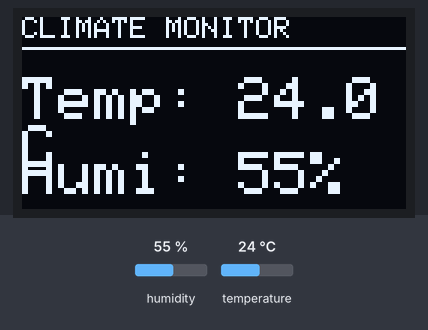
This sketch was run on a simulated Arduino Uno, built with avr-gcc and run on an emulated ATmega328P. On the bench: 128×64 one-colour display. The test bench sets the inputs (shaded band); at power-on: humidity 55 %, temperature 24 °C.

Above: at 4.9 s.
5.0 s: humidity set to 22 %
At 7.2 s:
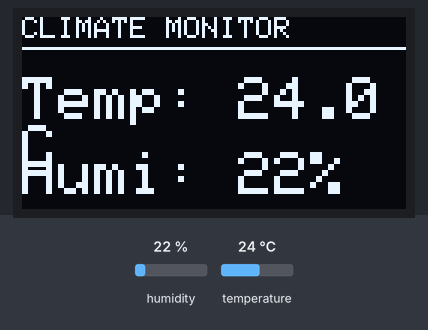
8.0 s: temperature set to 12 °C
At 9.5 s:
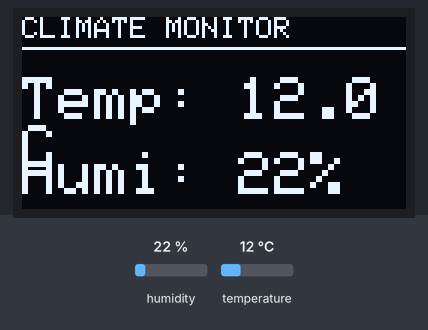
11.0 s: humidity set to 40 %
At 12.9 s:
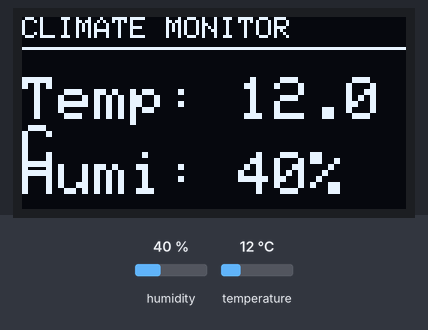
14.0 s: temperature set to 19 °C
At 15.2 s:
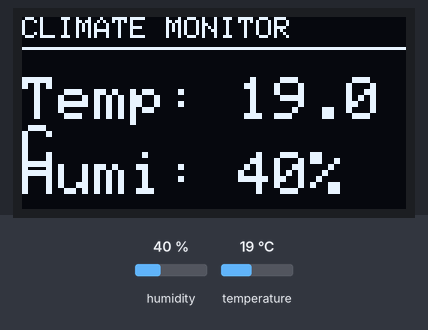
Timing chart, 0 to 17.0 s (numbered marks = the images above; inputs shaded):
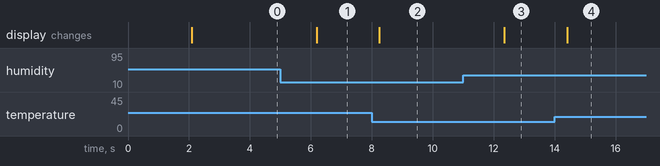

The sketch:

Code.ino
```cpp
#include <Wire.h>
#include <Adafruit_GFX.h>
#include <Adafruit_SSD1306.h>
#include <DHT.h>

// Screen Settings
#define SCREEN_WIDTH 128
#define SCREEN_HEIGHT 64
#define OLED_RESET    -1
#define SCREEN_ADDRESS 0x3C // Some screens use 0x3D
Adafruit_SSD1306 display(SCREEN_WIDTH, SCREEN_HEIGHT, &Wire, OLED_RESET);

// Sensor Settings
#define DHTPIN 4     // Digital pin connected to the DHT sensor
#define DHTTYPE DHT11
DHT dht(DHTPIN, DHTTYPE);

void setup() {
  Serial.begin(115200);

  // Initialize DHT
  dht.begin();

  // Initialize OLED
  if(!display.begin(SSD1306_SWITCHCAPVCC, SCREEN_ADDRESS)) {
    Serial.println(F("SSD1306 allocation failed"));
    for(;;); // Don't proceed, loop forever
  }

  display.clearDisplay();
  display.setTextColor(SSD1306_WHITE);
}

void loop() {
  // Wait a few seconds between measurements
  delay(2000);

  float h = dht.readHumidity();
  float t = dht.readTemperature(); // Celsius

  // Check if any reads failed
  if (isnan(h) || isnan(t)) {
    Serial.println(F("Failed to read from DHT sensor!"));
    return;
  }

  // Update Display
  display.clearDisplay();

  display.setTextSize(1);
  display.setCursor(0,0);
  display.println("CLIMATE MONITOR");
  display.drawLine(0, 10, 128, 10, WHITE);

  display.setTextSize(2);

  display.setCursor(0, 20);
  display.print("Temp: ");
  display.print(t, 1);
  display.print("C");

  display.setCursor(0, 45);
  display.print("Humi: ");
  display.print(h, 0);
  display.print("%");

  display.display();
}
```

Measured:
- after the input at 5.0 s, the display: changes after 1.2 s (image 1)
- after the input at 8.0 s, the display: changes after 0.25 s (image 2)
- after the input at 11.0 s, the display: changes after 1.4 s (image 3)
- after the input at 14.0 s, the display: changes after 0.41 s (image 4)
